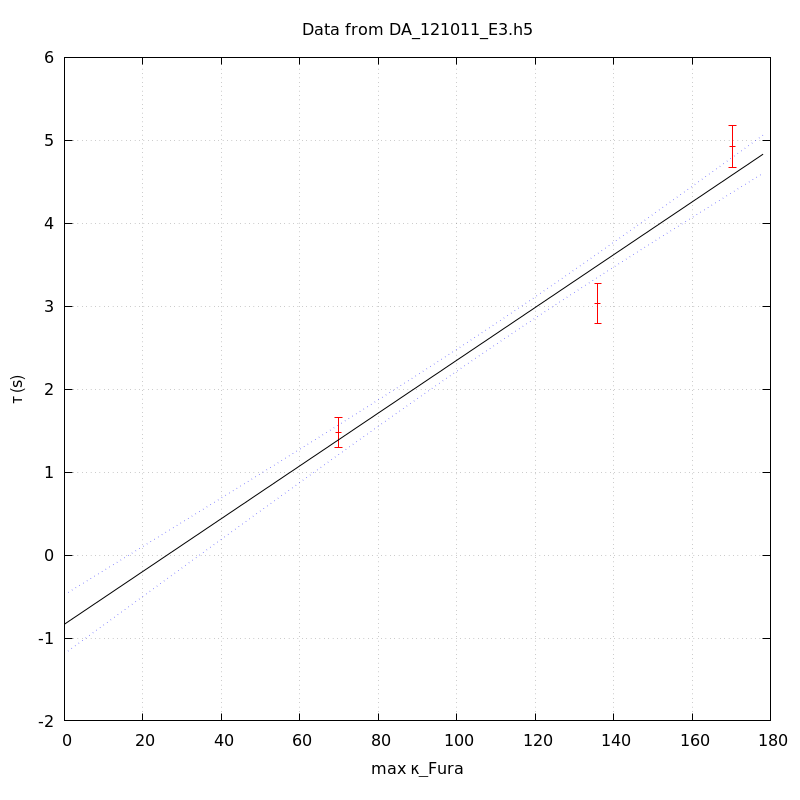

Write the gnuplot code that produced this figure.
unset key
set grid
set ylabel 'τ (s)'
set xlabel 'max κ_Fura' noenhanced
set title 'Data from DA_121011_E3.h5' noenhanced
set xrange [-1000<*:*]
plot 'DA_121011_E3_aba_tau_vs_max_kappa' index 0 using 1:2:(1.96*$3) linecolor rgb 'red' with yerrorbars,\
'' index 1 using 1:2 with lines linecolor rgb 'black',\
'' index 1 using 1:3 with lines linecolor rgb 'blue' lt 'dotted',\
'' index 1 using 1:4 with lines linecolor rgb 'blue' lt 'dotted'
